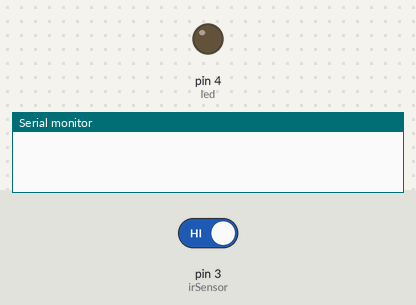
A sketch run on a simulated Arduino Uno, built with avr-gcc and run on an emulated ATmega328P. Shown: output pins drawn as LEDs (lit = HIGH), the last lines printed to the serial monitor. Dashed ring = blinking. The inputs (shaded band) are chosen by the test bench; at power-on: pin 3 (irSensor) HIGH.

Above: at 1.2 s.
1.3 s: pin 3 (irSensor) driven LOW
At 2.2 s:
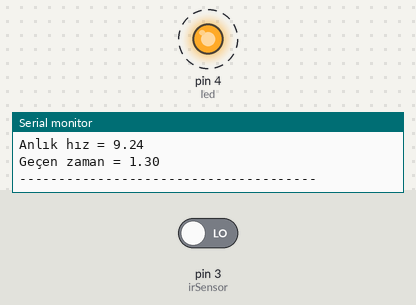
4.3 s: pin 3 (irSensor) driven HIGH
At 5.4 s:
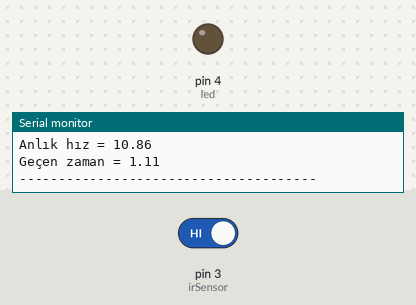
Timing chart, 0 to 7.3 s (numbered marks = the images above; inputs shaded):
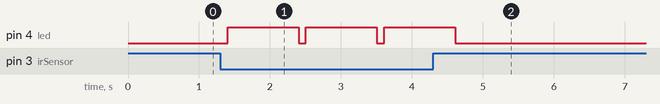

The sketch:

position_sensor.ino
```cpp
const int irSensor = 3;  // sensörün bağlı olduğu pin
int led = 4;

int irSensorDurumu = 0;      // Butonun şu anki durumu
unsigned long t_zaman = 0;
unsigned long g_zaman = 0;

int SeritSayisi = 0;  // okunan şerit sayısı
int konum = 0;
int mesafe = 0;

float v_anlik = 0;  // anlık ve ortalama hız
float v_ort = 0;

unsigned long lastPressTime = 0;  // Bir önceki HIGH sinyali zamanı

void setup()
{
    Serial.begin(9600);
    pinMode(irSensor, INPUT);
    pinMode(led, OUTPUT);
}

void loop()
{
    // Zamanı güncelle
    unsigned long currentTime = millis();
    t_zaman = currentTime;  // Toplam geçen süre

    irSensorDurumu = digitalRead(irSensor);

    // Sensörün durumu HIGH olduğunda
    if (irSensorDurumu == LOW)
    {
        g_zaman = currentTime - lastPressTime;  // İki HIGH arası geçen süre
        lastPressTime = currentTime;

        SeritSayisi++;

        if (SeritSayisi <= 9)
        {
            konum += 12;
            mesafe = 12;
        }
        else if (SeritSayisi <= 15)
        {
            konum += 6;
            mesafe = 6;
        }

        v_anlik = (float)mesafe / (g_zaman / 1000.0);  // milisaniye cinsinden zamanı saniyeye çevir
        v_ort = (float)konum / (t_zaman / 1000.0);

        Serial.print("Okunan şerit sayısı = ");
        Serial.println(SeritSayisi);
        Serial.print("Konum = ");
        Serial.println(konum);
        Serial.print("Toplam zaman = ");
        Serial.println(t_zaman / 1000.0);  // milisaniyeyi saniyeye çevir
        Serial.print("Ortalama hız = ");
        Serial.println(v_ort);
        Serial.print("Anlık hız = ");
        Serial.println(v_anlik);
        Serial.print("Geçen zaman = ");
        Serial.println(g_zaman / 1000.0);  // milisaniyeyi saniyeye çevir
        Serial.println("--------------------------------------");

        digitalWrite(led, HIGH);
        delay(1000);
        digitalWrite(led, LOW);
    }
}
```

Measured:
- after the input at 1.3 s, pin 4 (led): alternates HIGH for 1.0 s and LOW for 0.10 s, starting after 0.10 s
- after the input at 4.3 s, pin 4 (led): goes on until 4.6 s, then stays LOW
